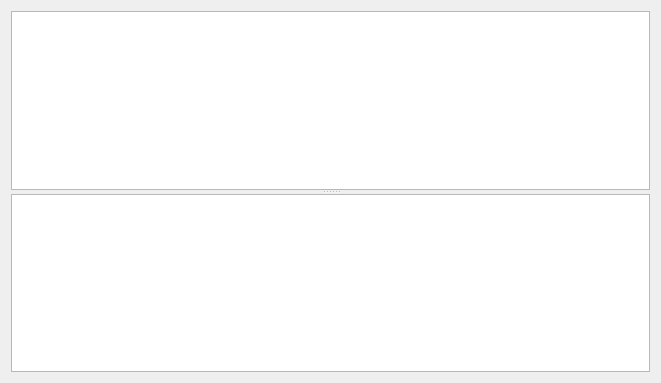
<?xml version="1.0" encoding="UTF-8"?>
<ui version="4.0">
 <class>Script::Internal::ScriptWriterDialog</class>
 <widget class="QDialog" name="Script::Internal::ScriptWriterDialog">
  <property name="geometry">
   <rect>
    <x>0</x>
    <y>0</y>
    <width>661</width>
    <height>383</height>
   </rect>
  </property>
  <property name="windowTitle">
   <string>Dialog</string>
  </property>
  <layout class="QGridLayout" name="gridLayout">
   <item row="0" column="0">
    <layout class="QHBoxLayout" name="toolBarLayout"/>
   </item>
   <item row="1" column="0">
    <widget class="QSplitter" name="splitter">
     <property name="orientation">
      <enum>Qt::Vertical</enum>
     </property>
     <widget class="QTextEdit" name="scriptEdit"/>
     <widget class="QTextEdit" name="textEdit_2"/>
    </widget>
   </item>
  </layout>
 </widget>
 <resources/>
 <connections/>
</ui>
